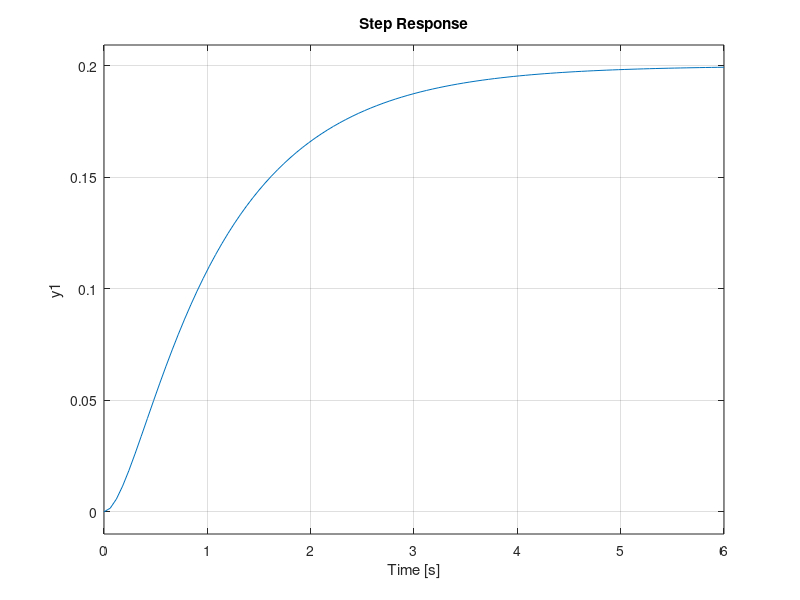

Write MATLAB code to recreate this figure.
clc 
clear all
close all 


%g1
num1 = [1];
denum1 =[1 1];
%g(2)
num2 = [1];
denum2 =[1 3];
%g(3)
num3 = [1 3];
denum3 =[1 5];

sys1 = tf( num1,denum1);    %three system g1,g2,g3
sys2 = tf( num2,denum2);
sys3 = tf( num3,denum3);

%series
%first two system in series
series1 = series(sys1,sys2);
%third system in series with two
eq1 = series(series1,sys3);

step(eq1);
